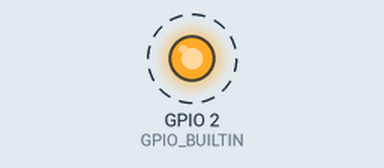
Bench run of a program on a simulated ESP32. Shown: output pins drawn as LEDs (lit = HIGH). Dashed ring = blinking. What the program prints to the serial monitor is not drawn.

Above: at 1.5 s.
Timing chart, 0 to 5.6 s (numbered marks = the images above):
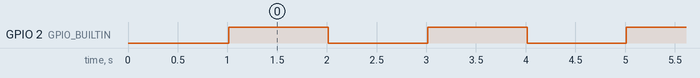

The program:

main.cpp
```cpp
#include <Arduino.h>
#define GPIO_BUILTIN 2
void setup() {
  Serial.begin(115200);
    delay(1000); // Даем время монитору открыться
  Serial.println("--- Проверка памяти ESP32-WROVER ---");
  Serial.printf("Свободно SRAM: %d байт\n", ESP.getFreeHeap());
  if (psramInit()) {
    Serial.println("PSRAM: Найдена и работает!");
    Serial.printf("Всего PSRAM:   %d байт\n", ESP.getPsramSize());
    Serial.printf("Свободно PSRAM: %d байт\n", ESP.getFreePsram());
  } else {
    Serial.println("PSRAM: НЕ НАЙДЕНА (проверь флаги в platformio.ini)");
  }
  Serial.println("------------------------------------");
  pinMode(GPIO_BUILTIN, OUTPUT);
}

void loop() {
  Serial.println("Hello, World!");
  digitalWrite(GPIO_BUILTIN, HIGH);
  delay(1000);
  digitalWrite(GPIO_BUILTIN, LOW);
  delay(1000);
}
```

Measured:
- by itself, GPIO 2 (GPIO_BUILTIN): alternates HIGH for 1.0 s and LOW for 1.0 s
